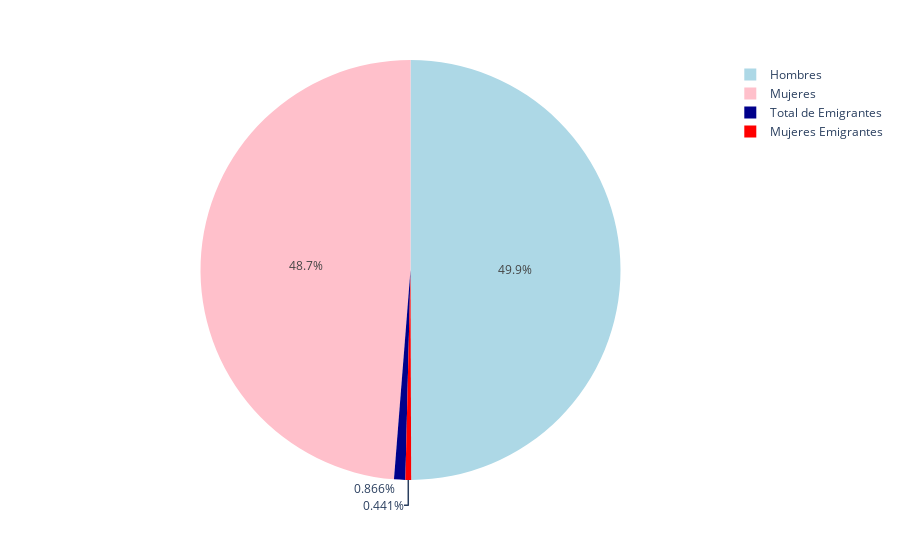

The notebook cell saved with this chart:
### Markdown cell above
#### ¿Serán cifras importantes?

Granma cuenta con un promedio de 828521 habitantes distribuidos en 12 municipios, con una media de 63732 residentes por municipio. Bayamo, la ciudad principal de la provincia, cuenta con una población promedio de 129251 habitantes, casi el doble de los demás municipios. En cuanto a la representación de las mujeres, conforman el 49%. Por lo tanto, su participación mayoritaria en las migraciones internas no ha afectado considerablemente a las mujeres en la provincia de Granma, ya que su disminución ha sido solo del 0.90%, una cifra que no considero relevante. Además, la población total de emigrantes representa un 0.87% de la población, lo cual tampoco considero un valor significativo.

### Code cell
#lista de residentes hombres y mujeres 2006-2022
poblacionT = llenar_lista("municipios",'residentesH_M_06-22',granma['listamunis'])
#separo los hombres que están en los indice par
listaH = [y for x,y in enumerate(poblacionT) if x % 2 == 0 ]
#separo las mujeres que están en los indice impar
listaM = [y for x,y in enumerate(poblacionT)if x % 2 != 0]
#los llevamos a matrices numpy
listaH = np.array(listaH)
listaM = np.array(listaM)
#total de emigrantes
total1 = total.copy()
#mujeres emigrantes
M = proviM.copy()
#transpuesta y suma de sus filas
M = M.T.sum(axis = 1)
#listas de hombres y mujeres
m = listaM.T.sum(axis = 1)
h = listaH.T.sum(axis = 1)
#Población total
PT = m + h
#promedio de hombres y mujeres
mediaMT = m.mean().round()
mediaHT = h.mean().round()
#porciento de mujeres emigrantes con respecto a la media de mujeres
mujeres_emigrantes_porciento = (M.mean() / mediaMT) * 100
#porciento de emigrantes con respecto al total 
porciento_emigranteT = (total1.mean()/PT.mean())*100

#crear el data frame
df14 = pd.DataFrame({"Población":[mediaHT,mediaMT,round(M.mean()),total1.mean()],
                   "Categoria":['Hombres','Mujeres',"Mujeres Emigrantes","Total de Emigrantes"],
                   "Color":["lightblue","pink","red","darkblue"]})
#gráfico de pastel
fig = px.pie(df14, values = 'Población', 
             names = 'Categoria', 
             color = 'Color', 
             color_discrete_sequence = df14['Color'])

fig.show()

### Figure 1 — Plotly figure (JSON) as saved in the notebook; plotly's stock layout.template omitted (floating-point values rounded to 4 significant figures)
{"data": [{"customdata": [["lightblue"], ["pink"], ["red"], ["darkblue"]], "domain": {"x": [0, 1], "y": [0, 1]}, "hovertemplate": "Categoria=%{label}<br>Población=%{value}<br>Color=%{customdata[0]}<extra></extra>", "labels": ["Hombres", "Mujeres", "Mujeres Emigrantes", "Total de Emigrantes"], "legendgroup": "", "marker": {"colors": ["lightblue", "pink", "red", "darkblue"]}, "name": "", "showlegend": true, "type": "pie", "values": [419310, 409211, 3700, 7269]}], "layout": {"legend": {"tracegroupgap": 0}, "margin": {"t": 60}, "piecolorway": ["lightblue", "pink", "red", "darkblue"]}}
